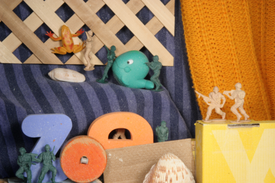
%> input picture Lab10/Army/frame10.png, 275 x 183 px, shrunk from 584 x 388 before the run
$ octave lab10.m   (GNU Octave 9; MATLAB toolbox functions it lacks are replaced by stand-ins)
%> lines starting %> are read from the running program, lines starting %| are printed output that depends on the picture
% Input values
% img_dir = 'Army/';
img_dir = 'Backyard/';
% img_dir = 'Basketball/';

img1 = im2double(imread(fullfile(img_dir, 'frame10.png')));
img2 = im2double(imread(fullfile(img_dir, 'frame11.png')));
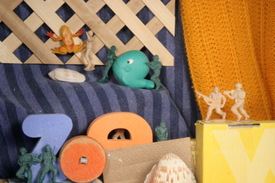
%> input picture Lab10/Army/frame11.png, 275 x 183 px, shrunk from 584 x 388 before the run

% parameters
window_size = 45;
k = 4;

w = floor(window_size/2);
shift = w + 10;


% convert to gray-scale
I1 = rgb2gray(img1);
I2 = rgb2gray(img2);
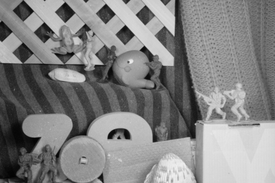
%> I2: size 183x275 double; min 0.00595, max 0.946, mean 0.515

% gradients
Ix_m = imfilter(I1, [1 -1; 1 -1], 'replicate');
Iy_m = imfilter(I1, [1 1; -1 -1], 'replicate');

% compute optical flow
u = zeros(size(I1)); u_next = zeros(size(I1));
v = zeros(size(I2)); v_next = zeros(size(I1));


for t = 1:k
    for i = 1 + shift : size(Ix_m, 1) - shift
        for j = 1 + shift : size(Ix_m, 2) - shift

            %% extract Ix, Iy, It from local window
            Ix = Ix_m(i-w : i+w, j-w : j+w);
            Iy = Iy_m(i-w : i+w, j-w : j+w);

            i2 = floor(i + v(i, j));
            j2 = floor(j + u(i, j));

            It = I1(i -w : i + w, j -w : j + w) - I2(i2-w : i2+w, j2-w : j2+w);

            %% convert Ix, Iy, It to vectors
            Ix = Ix(:);
            Iy = Iy(:);
            It = It(:);

            %% construct matrix A and vector b
            A = [Ix, Iy];
            b = -It;
%             x = A \ b;
            x = A \ b;

            %% solve A x = b
            u_next(i, j) = x(1);
            v_next(i, j) = x(2);

        end
    end
    %% update flow
    u = u + u_next;
    v = v + v_next;


end
%> this loop made 4 passes
%> pass 1, `v = v + v_next;`:
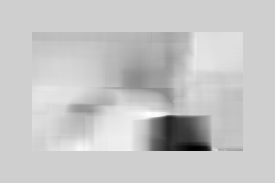
%> v: size 183x275 double; min -0.47, max 0.107, mean -0.0198; drawn with min black and max white
%> after the loop:
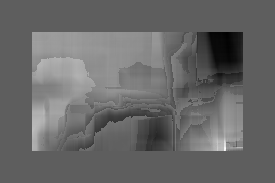
%> u: size 183x275 double; min -0.602, max 1.02, mean 0.0644; drawn with min black and max white
%> after the loop:
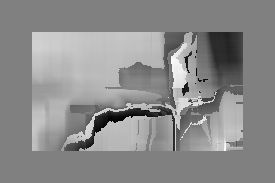
%> u_next: size 183x275 double; min -0.263, max 0.258, mean 0.0228; drawn with min black and max white
%> after the loop:
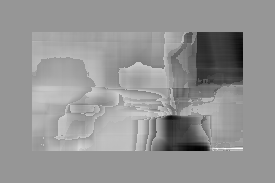
%> v: size 183x275 double; min -0.617, max 0.427, mean -0.00723; drawn with min black and max white
%> after the loop:
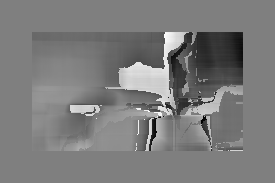
%> v_next: size 183x275 double; min -0.26, max 0.262, mean -0.00613; drawn with min black and max white

plot_flow(img2, u, v);
%> (this line was passed over: plot_flow is not available in this run)
h = gcf;
% saveas(h, 'result1.png');
saveas(h, 'result2.png');
% saveas(h, 'result3.png');

%% imwrite(h, 'result1.png');
%% imwrite(h, 'result2.png');
%% imwrite(h, 'result3.png');
